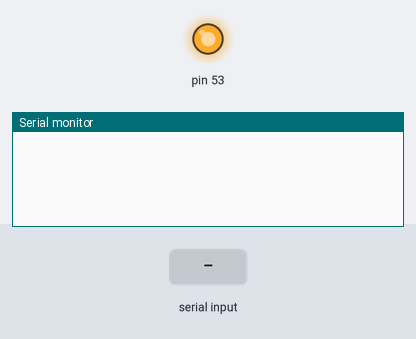
The sketch below on a simulated Arduino Mega 2560, built with avr-gcc and run on an emulated ATmega2560. On the bench: output pins drawn as LEDs (lit = HIGH), the last lines printed to the serial monitor. The inputs (shaded band) are chosen by the test bench. Pins used as bus, display or sensor lines are not drawn.

Above: at 1.2 s.
1.3 s: "90,45\n" received over the second serial link
At 2.5 s:
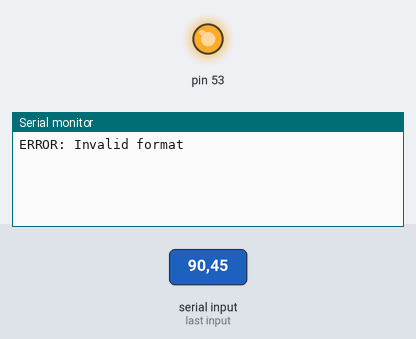
2.8 s: "90 45\n" received over the second serial link
At 3.8 s:
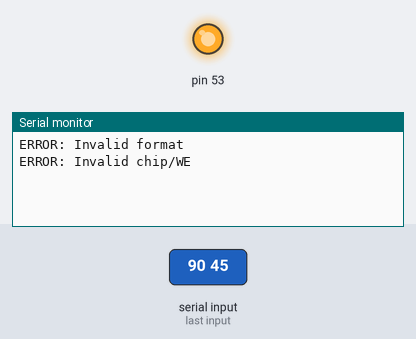

Measured:
- after the input at 1.3 s, the serial monitor: prints a new line at once (image 1)
- after the input at 2.8 s, the serial monitor: prints a new line at once (image 2)

The sketch:

e-chem_MUX_PC_TEST.ino
```cpp
/*
  E-Chem MUX

  Cycles through 8 channels on an ADG731 MUX chip
  Uses LED lights to indicate when a chnl is on

  modified on 11 June 2025
  by Sadman Sakib
*/

// hardware serial port for communicating wirh Raspberry Pi (not the USB serial port)
// Teensy::Pin 0 - RX1 and Pin 1 - TX1
#define HWSERIAL Serial1

// include the SPI and Bounce libraries
#include <SPI.h>

// slave select Pins used in 3-wire SPI communication
// SYNC signals for the ADG731 MUX chips
const int muxSelectPin1 = 6;  // WE MUX #1
const int muxSelectPin2 = 7;  // WE MUX #2
const int muxSelectPin3 = 8;  // RE MUX
const int muxSelectPin4 = 9;  // CE MUX
// SPI settings -> frequency, significant bit polarity and mode
SPISettings spiconfig(1000000, MSBFIRST, SPI_MODE2);

// ADG731 SPI channel select addresses
// MSB:: !EN !CS X A4 A3 A2 A1 A0 :: LSB
const byte chnls[] = {
  0b00000000,  // 1
  0b00000001,  // 2
  0b00000010,  // 3
  0b00000011,  // 4
  0b00000100,  // 5
  0b00000101,  // 6
  0b00000110,  // 7
  0b00000111,  // 8
  0b00001000,  // 9
  0b00001001,  // 10
  0b00001010,  // 11
  0b00001011,  // 12
  0b00001100,  // 13
  0b00001101,  // 14
  0b00001110,  // 15
  0b00001111,  // 16
  0b00010000,  // 17
  0b00010001,  // 18
  0b00010010,  // 19
  0b00010011,  // 20
  0b00010100,  // 21
  0b00010101,  // 22
  0b00010110,  // 23
  0b00010111,  // 24
  0b00011000,  // 25
  0b00011001,  // 26
  0b00011010,  // 27
  0b00011011,  // 28
  0b00011100,  // 29
  0b00011101,  // 30
  0b00011110,  // 31
  0b00011111,  // 32

  // special cases
  0b10000000,  // All MUX chnls off
  0b01000000   // Retain previous MUX switch conditions
};

// Special MUX states index
const byte MUX_OFF = 32;
const byte KEEP_CHANNEL = 33;

// Serial input commant charcter limit
const int MAX_CMD_LENGTH = 10;  // "16 4" + safety margin

// State tracking (-1 indicates initial off state)
byte currentChip = -1;    // Current active chip (0-15)
byte currentWE = -1;       // Current WE on chip (0-3)

// Function prototypes
void setMuxChannel(byte muxID, byte channel);
void parseSerialCommand();
void processCommand(char* cmd);
void setElectrodes(byte chip, byte we);
void sendAck(byte chipID, byte weID, bool success, const char* errorMsg = "");

void latch(byte muxID) {
  int selectPin;
  switch(muxID) {
    case 1: selectPin = muxSelectPin1; break;
    case 2: selectPin = muxSelectPin2; break;
    case 3: selectPin = muxSelectPin3; break;
    case 4: selectPin = muxSelectPin4; break;
    default: return;
  }

  SPI.beginTransaction(spiconfig);
  digitalWrite(selectPin, LOW);
  SPI.transfer(chnls[KEEP_CHANNEL]);
  digitalWrite(selectPin, HIGH);
  SPI.endTransaction();
}

void setMuxChannel(byte muxID, byte channel) {
  int selectPin;
  switch(muxID) {
    case 1: selectPin = muxSelectPin1; break;
    case 2: selectPin = muxSelectPin2; break;
    case 3: selectPin = muxSelectPin3; break;
    case 4: selectPin = muxSelectPin4; break;
    default: return; // Error handling
  }

  SPI.beginTransaction(spiconfig);
  digitalWrite(selectPin, LOW);
  SPI.transfer(chnls[channel]);  // Use pre-defined channel commands
  digitalWrite(selectPin, HIGH);
  SPI.endTransaction();
}

void parseSerialCommand() {
  static char buffer[MAX_CMD_LENGTH];
  static int index = 0;

  while (HWSERIAL.available() && index < MAX_CMD_LENGTH-1) {
    char c = HWSERIAL.read();

    if (c == '\n') {
      buffer[index] = '\0';  // Null-terminate
      processCommand(buffer);
      index = 0;  // Reset
    } else if (c != '\r') {
      buffer[index++] = c;
    }
  }

  // Handle overflow
  if (index >= MAX_CMD_LENGTH-1) {
    sendAck(0, 0, false, "Command too long");
    index = 0;  // Reset buffer
  }
}

void processCommand(char* cmd) {
  int chip, we;

  // Parse with format checking
  if (sscanf(cmd, "%d %d", &chip, &we) != 2) {
    sendAck(0, 0, false, "Invalid format");
    return;
  }

  // Validate bounds
  if (chip < 1 || chip > 16 || we < 1 || we > 4) {
    sendAck(0, 0, false, "Invalid chip/WE");
    return;
  }

  // Execute command
  setElectrodes(chip-1, we-1);
  sendAck(chip-1, we-1, true);
}

void setElectrodes(byte chip, byte we) {
  // Calculate global WE index (0-63)
  int globalWE = (chip * 4) + we;

  // Determine which MUX handles this WE
  byte weMux = (globalWE < 32) ? 1 : 2;
  byte weChannel = (globalWE < 32) ? globalWE : globalWE - 32;

  // RE/CE always match chip number (0-15)
  byte reChannel = chip;
  byte ceChannel = chip;

  // Set all electrodes
  setMuxChannel(weMux, weChannel);
  setMuxChannel(3, reChannel);
  setMuxChannel(4, ceChannel);

  // Latch all MUXes
  latch(weMux);
  latch(3);
  latch(4);

  // Update global state
  currentChip = chip;
  currentWE = we;
}

// the setup function runs once when you press reset or power the board
void setup() {
  // Initialize all MUX select pins
  pinMode(muxSelectPin1, OUTPUT);
  pinMode(muxSelectPin2, OUTPUT);
  pinMode(muxSelectPin3, OUTPUT);
  pinMode(muxSelectPin4, OUTPUT);

  // Initialize SPI and Serial
  SPI.begin();
  Serial.begin(9600);
  HWSERIAL.begin(9600);
  while (!HWSERIAL);  // Wait for serial connection

  // Turn off all channels initially
  setMuxChannel(1, MUX_OFF);  // MUX_OFF state
  setMuxChannel(2, MUX_OFF);
  setMuxChannel(3, MUX_OFF);
  setMuxChannel(4, MUX_OFF);

  HWSERIAL.println("READY");  // Signal initialization complete
}

// the loop function runs over and over again forever
void loop() {
  parseSerialCommand();  // Handle incoming serial commands
}

void sendAck(byte chipID, byte weID, bool success, const char* errorMsg = "") {
  if (success) {
    // Convert from 0-based to 1-based for human-readable display
    byte displayChip = chipID + 1;
    byte displayWE = weID + 1;

    String message = "switched to: chip";
    message += String(displayChip);
    message += " and WE ";
    message += String(displayWE);

    // Send to Raspberry Pi
    HWSERIAL.println(message);

    // Debug output to USB
    Serial.println(message);
  } else {
    String error = "ERROR: ";
    error += errorMsg;

    // Send error to Raspberry Pi
    HWSERIAL.println(error);

    // Debug output to USB
    Serial.println(error);
  }
}
```
